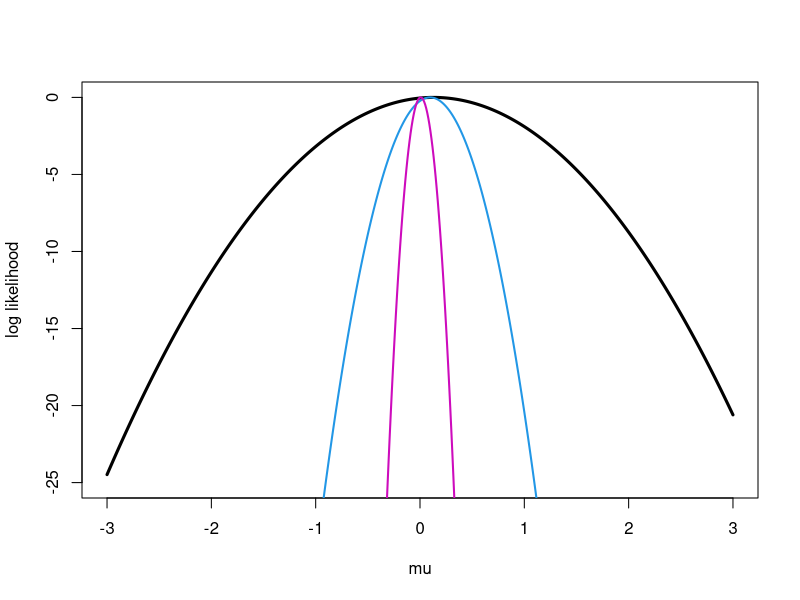
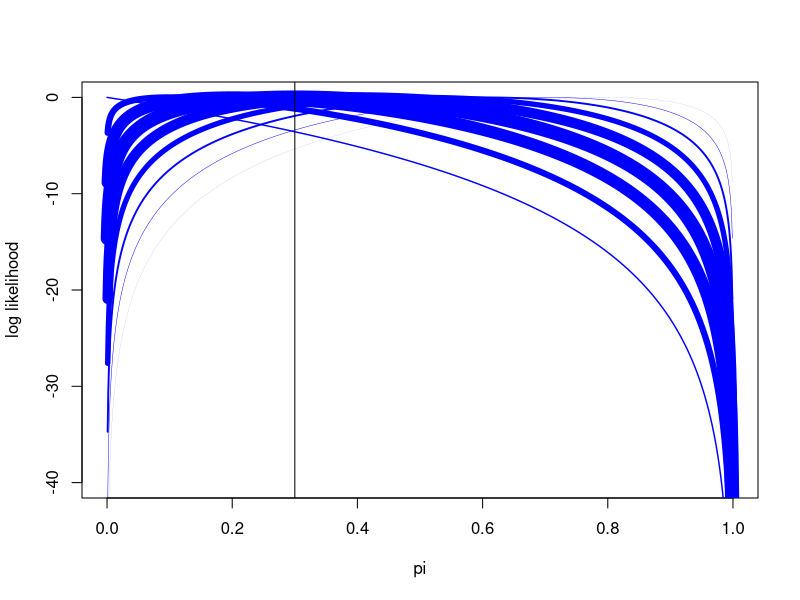
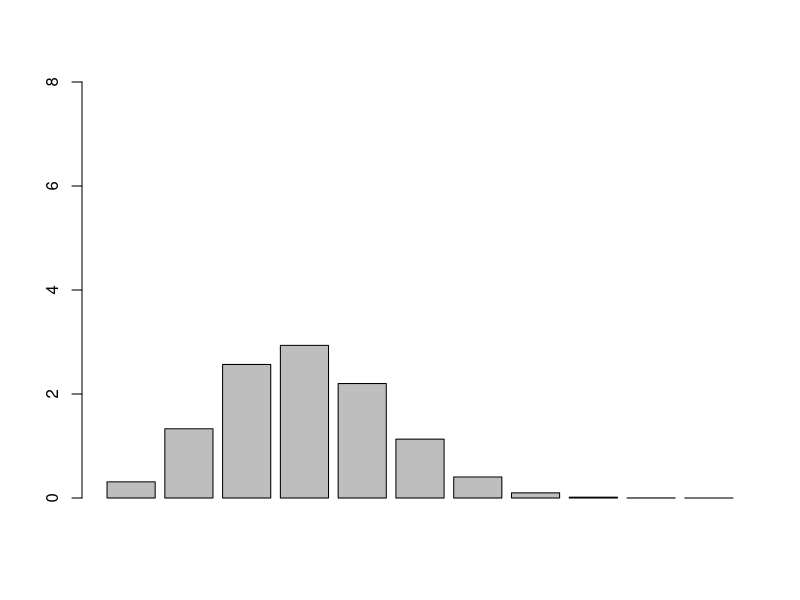

The R source for these figures, in order:
# Script: Likelihood_Function_Visualization.R
# Description: This script defines and visualizes likelihood functions 
# for normal and binomial distributions, highlighting the effects of 
# sample size and parameter changes.

# Load required library
library(ggplot2)

# Flag to control PDF generation
generate_pdf <- TRUE  # Set to TRUE to generate PDF files

# Define the log-likelihood function for a normal distribution
log.lik.norm <- function(x, mu) {
  log.lik.return <- c()
  for (i in 1:length(mu)) {
    log.lik.return <- c(log.lik.return, sum(log(dnorm(x, mean = mu[i]))))
  }
  return(log.lik.return)
}

# Define the log-likelihood function for a binomial distribution
log.lik <- function(p, x, n) {
  return(log(dbinom(x, size = n, prob = p)))
}

# Define an approximate log-likelihood function for a binomial distribution
log.lik.approx <- function(p, x, n) {
  p.ml <- x / n
  return(log(dbinom(x, size = n, prob = p.ml)) - 
           0.5 * n * (p - p.ml)^2 / (p.ml * (1 - p.ml)))
}

# Example 1: Log-likelihood for normal distribution
set.seed(1)
x <- rnorm(5)  # Small sample size
mu <- seq(-3, 3, by = 0.01)  # Range of mean values

if (generate_pdf) pdf("logik.pdf", width = 5, height = 5)
plot(mu, log.lik.norm(x, mu) - max(log.lik.norm(x, mu)), 
     type = "l", lwd = 3, ylab = "log likelihood", ylim = c(-25, 0))
x <- rnorm(50)  # Medium sample size
lines(mu, log.lik.norm(x, mu) - max(log.lik.norm(x, mu)), 
      lwd = 2, col = 4)
x <- rnorm(500)  # Large sample size
lines(mu, log.lik.norm(x, mu) - max(log.lik.norm(x, mu)), 
      lwd = 2, col = 6)
if (generate_pdf) dev.off()

# Example 2: Log-likelihood for binomial distribution
p0 <- 0.3  # True probability
p <- seq(0, 1, by = 0.001)  # Range of probabilities
n <- 10  # Number of trials
x <- rbinom(1, size = n, prob = p0)  # Simulated observation

# Likelihood visualization with varying x
if (generate_pdf) pdf("plot.lik.4.pdf", height = 7, width = 7)
plot(p, log.lik(p, x, n), xlab = "pi", type = "n", 
     ylab = "log likelihood", ylim = c(-40, 0))
PP <- c()
for (i in 0:n) {
  x <- i
  pp <- dbinom(x, size = n, prob = p0)
  PP <- c(PP, pp)
  lines(p, log.lik(p, x, n) - max(log.lik(p, x, n)), 
        type = "l", lwd = pp * 50, col = "blue")
}
abline(v = p0)
if (generate_pdf) dev.off()

# Visualizing likelihood weights
if (generate_pdf) pdf("plot.lik.5.pdf", height = 3, width = 7)
barplot(PP * length(PP), ylim = c(0, 8))
if (generate_pdf) dev.off()
